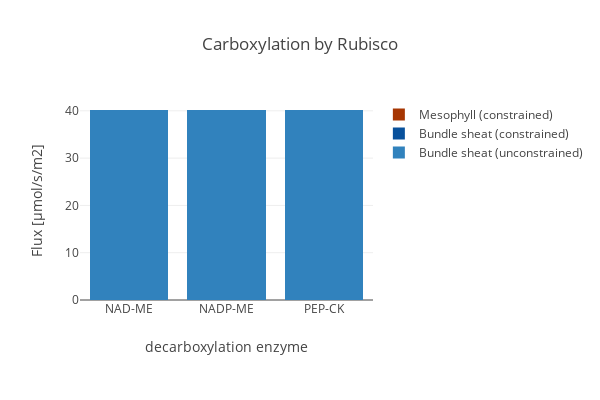

Notebook cell for this chart:
### Code cell
create_bar_plot_rxn(D_pfba, D_exp,
                    {'[M]_RBC_h':'Mesophyll (constrained)','[B]_RBC_h_Ex':'Bundle sheat (constrained)',
                 '[B]_RBC_h': 'Bundle sheat (unconstrained)'},
                    'Carboxylation by Rubisco',  xaxis_title,
                    stacked = True, save_fig=save_fig)

### Figure 1 — Plotly figure (JSON) as saved in the notebook; plotly's stock layout.template omitted (floating-point values rounded to 4 significant figures)
{"data": [{"marker": {"color": "rgb(49,130,189)"}, "name": "Bundle sheat (unconstrained)", "type": "bar", "uid": "401eea7a-18ff-4581-a4bd-e16e0506fe07", "x": ["NAD-ME", "NADP-ME", "PEP-CK"], "y": [40.18, 40.18, 40.18]}, {"marker": {"color": "rgb(8,81,156)"}, "name": "Bundle sheat (constrained)", "type": "bar", "uid": "476d868f-66f0-4280-8c62-ef9030bd191e", "x": ["NAD-ME", "NADP-ME", "PEP-CK"], "y": [0, 6.415e-16, 0]}, {"marker": {"color": "rgb(166,54,3)"}, "name": "Mesophyll (constrained)", "type": "bar", "uid": "47816d3c-79db-4376-9c39-54c357d889f2", "x": ["NAD-ME", "NADP-ME", "PEP-CK"], "y": [3.218e-14, 1.14e-19, 2.664e-18]}], "layout": {"barmode": "stack", "height": 400, "margin": {"b": 100}, "title": {"text": "Carboxylation by Rubisco"}, "width": 600, "xaxis": {"tickangle": 0, "title": {"text": "decarboxylation enzyme"}}, "yaxis": {"autorange": true, "title": {"text": "Flux [µmol/s/m2]"}}}}
